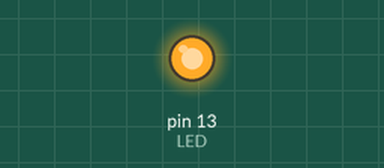
This sketch was run on a simulated Arduino Uno, built with avr-gcc and run on an emulated ATmega328P. On the bench: output pins drawn as LEDs (lit = HIGH).

Above: at 0.1 s.
Timing chart, 0 to 1.6 s (numbered marks = the images above):
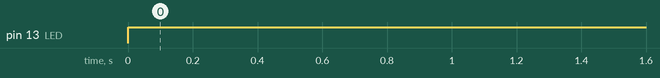

The sketch:

SistemaBase.ino
```cpp
#define LED 13
#define MIN30 1800000
#define MIN60 3600000
#define MIN90 5400000
#define SECOND 1000
int ledTime = 0;
int stopCircuit = 0;

void setup() {
                                //Settaggio del timer
  ledTime = MIN90;
                                //Settaggio dei pin
  pinMode(LED, OUTPUT);
                                //Luce accesa
  digitalWrite(LED, HIGH);
                                //Timer
  do{

     if(ledTime == 0){          //Se sono finiti i secondi
      digitalWrite(LED, LOW);   //Spegni la luce
      stopCircuit = 1;          //Exit point

    } else {                    //Altrimenti togli un secondo dal Timer
      ledTime -= SECOND;
    }
    delay(1000);
    } while (stopCircuit == 0); //Luce spenta

}

void loop() {
 //Null
}
```

Measured:
- by itself, pin 13 (LED): LOW → HIGH at 0.00 s
